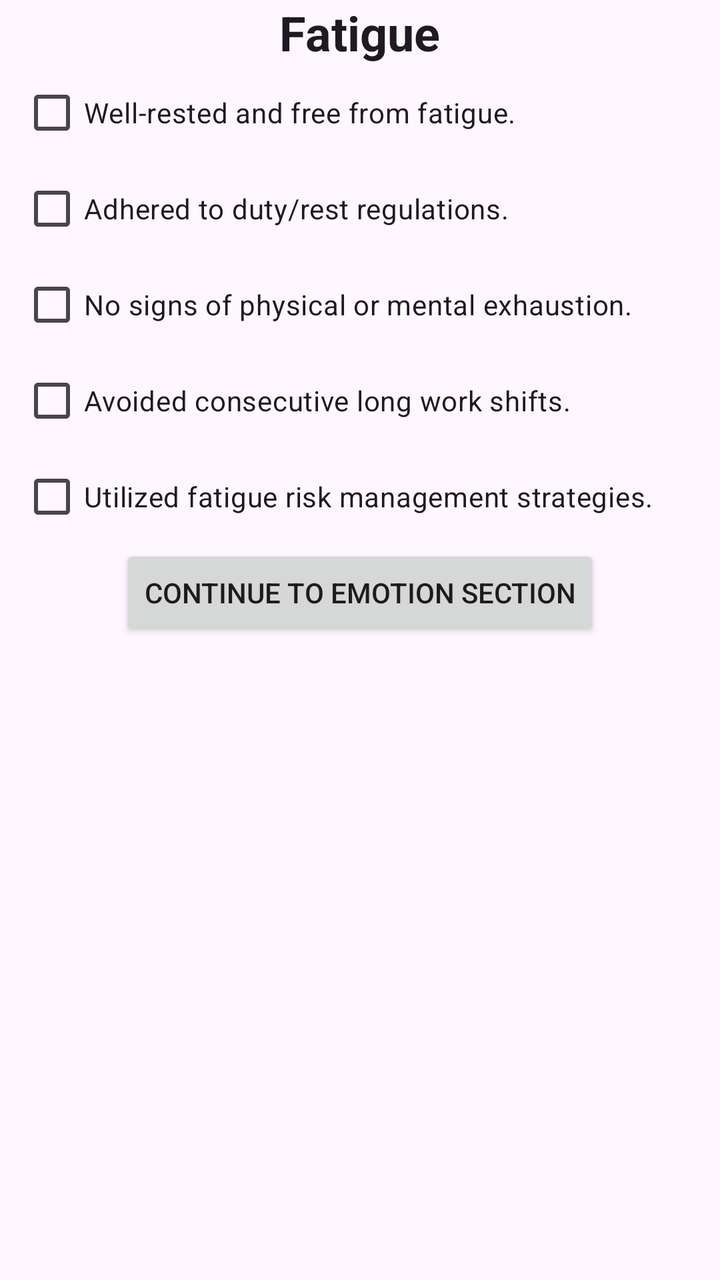
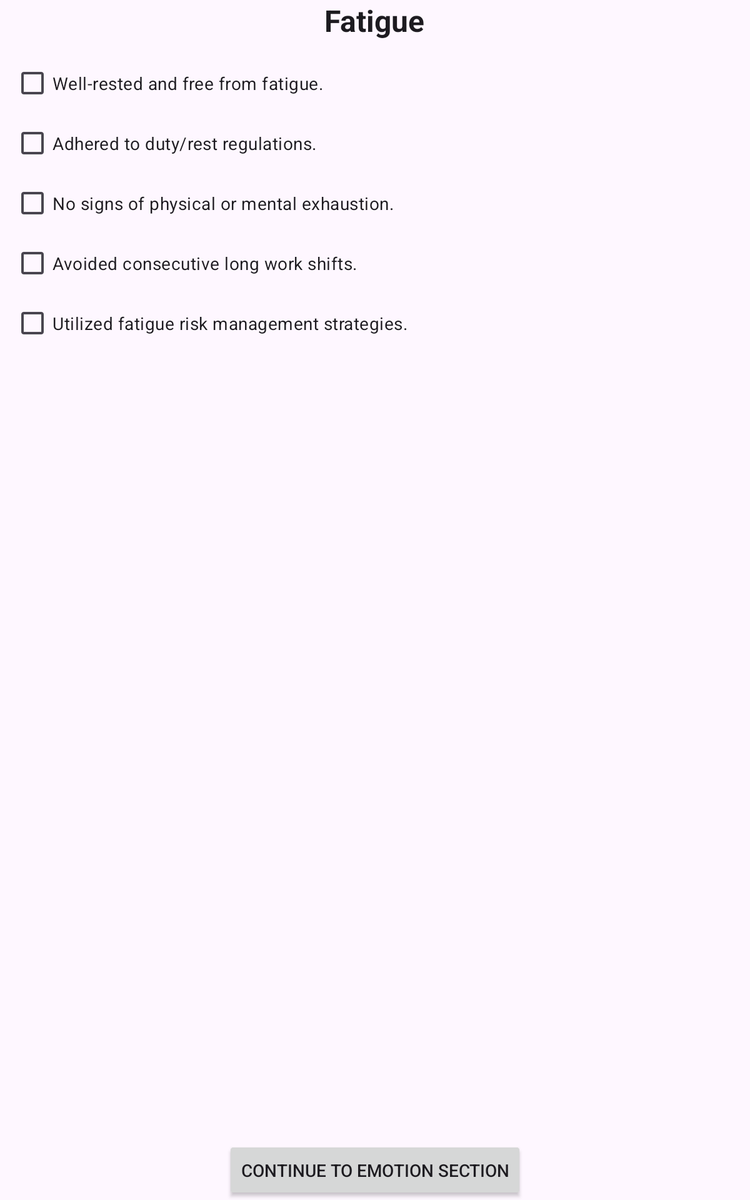

One screen, two layout resources from the same app: the default and the author's alternative for another configuration. Each is rendered where Android would select it; the XML of both is given below.
<!-- AndroidManifest.xml: application theme Theme.Pilot_preflight -->
<!-- res/layout/activity_fatigue.xml -->
<?xml version="1.0" encoding="utf-8"?>
<RelativeLayout xmlns:android="http://schemas.android.com/apk/res/android"
    xmlns:app="http://schemas.android.com/apk/res-auto"
    xmlns:tools="http://schemas.android.com/tools"
    android:layout_width="match_parent"
    android:layout_height="match_parent"
    tools:context=".FatigueActivity">

    <TextView
        android:id="@+id/fatigue_header_text"
        android:layout_width="wrap_content"
        android:layout_height="wrap_content"
        android:layout_centerHorizontal="true"
        android:text="Fatigue"
        android:textStyle="bold"
        style="@style/TextAppearance.AppCompat.Headline"
        />
    <GridLayout
        android:id="@+id/fatigue_grid"
        android:layout_width="match_parent"
        android:layout_height="wrap_content"
        android:columnCount="1"
        android:layout_below="@id/fatigue_header_text"
        android:paddingHorizontal="10dp"
        >
        <CheckBox
            android:id="@+id/fatigue_symptom_checkbox"
            android:text="@string/well_rested_and_free_from_fatigue"
            />
        <CheckBox
            android:id="@+id/fatigue_duty_limits"
            android:text="@string/adhered_to_duty_rest_regulations"
            />
        <CheckBox
            android:id="@+id/fatigue_mental"
            android:text="@string/no_signs_of_physical_or_mental_exhaustion"
            />
        <CheckBox
            android:id="@+id/fatigue_work_hours"
            android:text="@string/avoided_consecutive_long_work_shifts"
            />
        <CheckBox
            android:id="@+id/fatigue_management"
            android:text="@string/utilized_fatigue_risk_management_strategies"
            />
    </GridLayout>
    <Button
        android:id="@+id/imsafe_continue_emotion_button"
        android:layout_width="wrap_content"
        android:layout_height="wrap_content"
        android:layout_below="@id/fatigue_grid"
        android:layout_centerHorizontal="true"
        style="@style/landing_button"
        android:text="@string/continue_to_emotion_section"
        />

</RelativeLayout>
<!-- resources referenced by this layout -->
<resources>
  <string name="adhered_to_duty_rest_regulations">Adhered to duty/rest regulations.</string>
  <string name="avoided_consecutive_long_work_shifts">Avoided consecutive long work shifts.</string>
  <string name="continue_to_emotion_section">Continue to Emotion Section</string>
  <string name="no_signs_of_physical_or_mental_exhaustion">No signs of physical or mental exhaustion.</string>
  <string name="utilized_fatigue_risk_management_strategies">Utilized fatigue risk management strategies.</string>
  <string name="well_rested_and_free_from_fatigue">Well-rested and free from fatigue.</string>
  <style name="Theme.Pilot_preflight" parent="Base.Theme.Pilot_preflight" />
  <style name="Base.Theme.Pilot_preflight" parent="Theme.Material3.DayNight.NoActionBar">
          
          
      </style>
</resources>
<!-- res/layout-sw600dp/activity_fatigue.xml (the author's variant of the layout above) -->
<!-- drawn on a 7-inch tablet held upright -->
<LinearLayout xmlns:android="http://schemas.android.com/apk/res/android"
    android:layout_width="match_parent"
    android:layout_height="match_parent"
    android:orientation="vertical">

    <TextView
        android:id="@+id/fatigue_header_text"
        android:layout_width="wrap_content"
        android:layout_height="wrap_content"
        android:layout_gravity="center_horizontal"
        android:text="Fatigue"
        android:textStyle="bold"
        style="@style/TextAppearance.AppCompat.Headline"
        />

    <ScrollView
        android:layout_width="match_parent"
        android:layout_height="0dp"
        android:layout_weight="1"
        android:padding="10dp">

        <LinearLayout
            android:layout_width="match_parent"
            android:layout_height="wrap_content"
            android:orientation="vertical">

            <CheckBox
                android:id="@+id/fatigue_symptom_checkbox"
                android:layout_width="wrap_content"
                android:layout_height="wrap_content"
                android:text="@string/well_rested_and_free_from_fatigue"
                />

            <CheckBox
                android:id="@+id/fatigue_duty_limits"
                android:layout_width="wrap_content"
                android:layout_height="wrap_content"
                android:text="@string/adhered_to_duty_rest_regulations"
                />

            <CheckBox
                android:id="@+id/fatigue_mental"
                android:layout_width="wrap_content"
                android:layout_height="wrap_content"
                android:text="@string/no_signs_of_physical_or_mental_exhaustion"
                />

            <CheckBox
                android:id="@+id/fatigue_work_hours"
                android:layout_width="wrap_content"
                android:layout_height="wrap_content"
                android:text="@string/avoided_consecutive_long_work_shifts"
                />

            <CheckBox
                android:id="@+id/fatigue_management"
                android:layout_width="wrap_content"
                android:layout_height="wrap_content"
                android:text="@string/utilized_fatigue_risk_management_strategies"
                />
        </LinearLayout>
    </ScrollView>

    <Button
        android:id="@+id/imsafe_continue_emotion_button"
        android:layout_width="wrap_content"
        android:layout_height="wrap_content"
        android:layout_gravity="center_horizontal"
        style="@style/landing_button"
        android:text="@string/continue_to_emotion_section"
        />

</LinearLayout>
